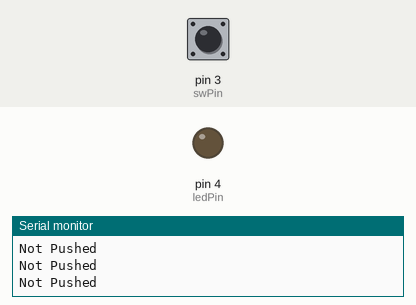
This sketch was run on a simulated Arduino Uno, built with avr-gcc and run on an emulated ATmega328P. On the bench: output pins drawn as LEDs (lit = HIGH), the last lines printed to the serial monitor. The inputs (shaded band) are chosen by the test bench; at power-on: pin 3 (swPin) LOW.

Above: at 1.4 s.
1.5 s: pin 3 (swPin) pulled HIGH for 0.35 s
At 1.9 s:
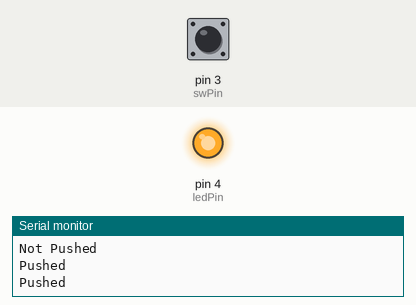
3.6 s: pin 3 (swPin) pulled HIGH for 3.2 s
At 7.3 s:
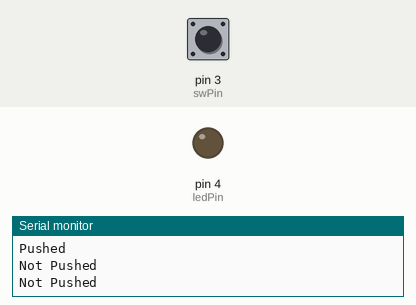
Timing chart, 0 to 8.8 s (numbered marks = the images above; inputs shaded):
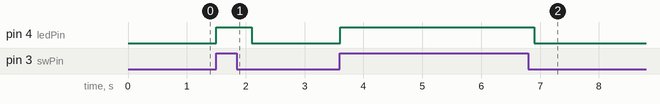

Measured:
- after the input at 1.5 s, pin 4 (ledPin): LOW → HIGH at once, → LOW 0.60 s later
- after the input at 3.6 s, pin 4 (ledPin): LOW → HIGH at once, → LOW 3.3 s later

The sketch:

07_SW-LED.ino
```cpp
const int swPin = 3; //3:ConnectorA 4:ConnectorB
const int ledPin = 4; //3:ConnectorA 4:ConnectorB 10:Builtin

void setup() {
  Serial.begin(115200);
  pinMode(swPin, INPUT);
  pinMode(ledPin, OUTPUT);
}

void loop() {
  if (digitalRead(swPin) == HIGH) {
    digitalWrite(ledPin, HIGH); //ON
    Serial.println("Pushed");
    delay(300);
  } else {
    digitalWrite(ledPin, LOW); //OFF
    Serial.println("Not Pushed");
    delay(300);
  }
}
```
